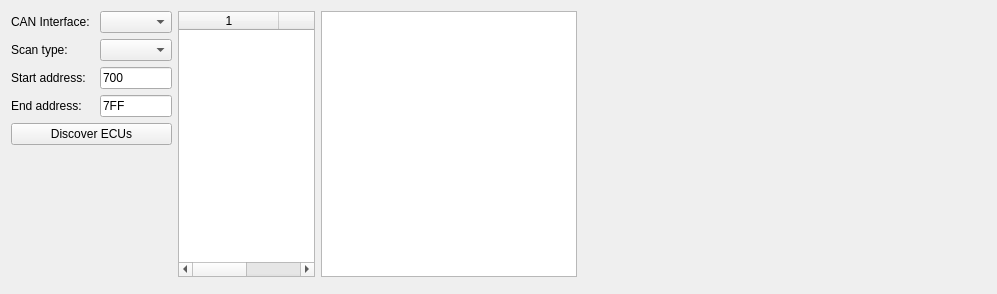
<?xml version="1.0" encoding="UTF-8"?>
<ui version="4.0">
 <class>UdsEcuDiscoveryWidget</class>
 <widget class="QWidget" name="UdsEcuDiscoveryWidget">
  <property name="geometry">
   <rect>
    <x>0</x>
    <y>0</y>
    <width>997</width>
    <height>294</height>
   </rect>
  </property>
  <property name="windowTitle">
   <string>Form</string>
  </property>
  <layout class="QVBoxLayout" name="verticalLayout" stretch="0,0">
   <item>
    <layout class="QHBoxLayout" name="horizontalLayout" stretch="20,20,0,60">
     <item>
      <layout class="QVBoxLayout" name="configElementsLayout">
       <item>
        <layout class="QFormLayout" name="formLayout">
         <property name="horizontalSpacing">
          <number>10</number>
         </property>
         <property name="verticalSpacing">
          <number>6</number>
         </property>
         <item row="0" column="1">
          <widget class="QComboBox" name="selectInterface"/>
         </item>
         <item row="1" column="0">
          <widget class="QLabel" name="scanTypeLabel">
           <property name="text">
            <string>Scan type:</string>
           </property>
          </widget>
         </item>
         <item row="1" column="1">
          <widget class="QComboBox" name="scanType"/>
         </item>
         <item row="2" column="0">
          <widget class="QLabel" name="startAddressLabel">
           <property name="text">
            <string>Start address:</string>
           </property>
          </widget>
         </item>
         <item row="2" column="1">
          <widget class="QLineEdit" name="startAddress">
           <property name="text">
            <string>700</string>
           </property>
           <property name="placeholderText">
            <string>700</string>
           </property>
          </widget>
         </item>
         <item row="3" column="0">
          <widget class="QLabel" name="endAddressLabel">
           <property name="text">
            <string>End address:</string>
           </property>
          </widget>
         </item>
         <item row="3" column="1">
          <widget class="QLineEdit" name="endAddress">
           <property name="text">
            <string>7FF</string>
           </property>
           <property name="placeholderText">
            <string>7FF</string>
           </property>
          </widget>
         </item>
         <item row="0" column="0">
          <widget class="QLabel" name="selectInterfaceLabel">
           <property name="text">
            <string>CAN Interface:</string>
           </property>
          </widget>
         </item>
        </layout>
       </item>
       <item>
        <widget class="QPushButton" name="startDiscoveryButton">
         <property name="text">
          <string>Discover ECUs</string>
         </property>
        </widget>
       </item>
       <item>
        <spacer name="verticalSpacer">
         <property name="orientation">
          <enum>Qt::Vertical</enum>
         </property>
         <property name="sizeHint" stdset="0">
          <size>
           <width>20</width>
           <height>40</height>
          </size>
         </property>
        </spacer>
       </item>
      </layout>
     </item>
     <item>
      <widget class="QTableWidget" name="discoveredDevicesTable">
       <property name="editTriggers">
        <set>QAbstractItemView::NoEditTriggers</set>
       </property>
       <property name="showDropIndicator" stdset="0">
        <bool>false</bool>
       </property>
       <property name="selectionMode">
        <enum>QAbstractItemView::SingleSelection</enum>
       </property>
       <property name="selectionBehavior">
        <enum>QAbstractItemView::SelectRows</enum>
       </property>
       <property name="columnCount">
        <number>2</number>
       </property>
       <attribute name="horizontalHeaderCascadingSectionResizes">
        <bool>true</bool>
       </attribute>
       <attribute name="horizontalHeaderStretchLastSection">
        <bool>true</bool>
       </attribute>
       <attribute name="verticalHeaderDefaultSectionSize">
        <number>22</number>
       </attribute>
       <column/>
       <column/>
      </widget>
     </item>
     <item>
      <widget class="QPlainTextEdit" name="discoveredDevicesCSV">
       <property name="readOnly">
        <bool>true</bool>
       </property>
      </widget>
     </item>
     <item>
      <spacer name="horizontalSpacer">
       <property name="orientation">
        <enum>Qt::Horizontal</enum>
       </property>
       <property name="sizeHint" stdset="0">
        <size>
         <width>40</width>
         <height>20</height>
        </size>
       </property>
      </spacer>
     </item>
    </layout>
   </item>
   <item>
    <widget class="QProgressBar" name="progressBar">
     <property name="maximumSize">
      <size>
       <width>16777215</width>
       <height>0</height>
      </size>
     </property>
     <property name="value">
      <number>0</number>
     </property>
    </widget>
   </item>
  </layout>
 </widget>
 <resources/>
 <connections/>
</ui>
